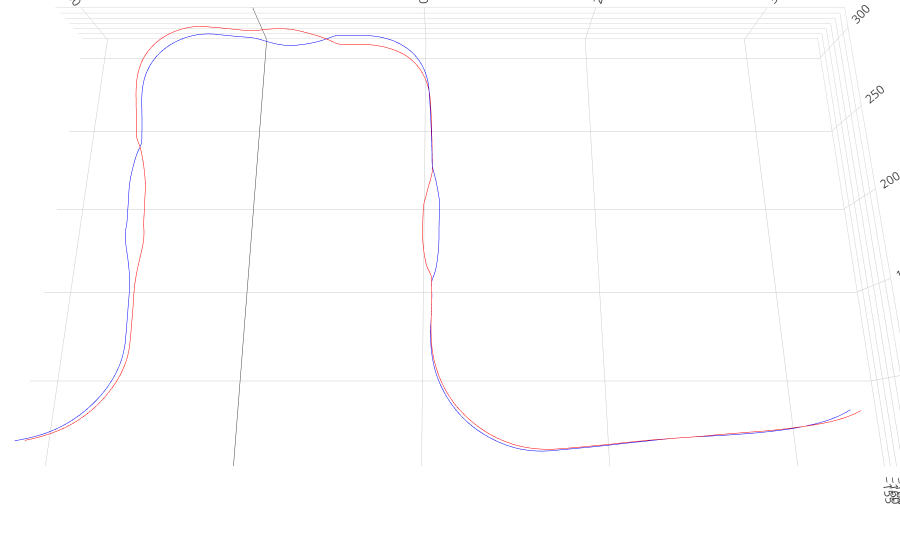

This figure's notebook cell:
### Code cell
from flightplotting.plots import plotsec
plotsec(man.get_data(aligned))

### Figure 1 — Plotly figure (JSON) as saved in the notebook; plotly's stock layout.template omitted (floating-point values rounded to 4 significant figures; data arrays with more than 128 entries replaced by an {"elided": "..."} marker saying what was removed)
{"data": [{"hoverinfo": "text", "line": {"color": "blue", "width": 1}, "mode": "lines", "name": "trace3d", "showlegend": false, "text": {"elided": "700 str values"}, "type": "scatter3d", "x": {"elided": "700 float values"}, "y": {"elided": "700 float values"}, "z": {"elided": "700 float values"}}, {"hoverinfo": "text", "line": {"color": "red", "width": 1}, "mode": "lines", "name": "trace3d", "showlegend": false, "text": {"elided": "700 str values"}, "type": "scatter3d", "x": {"elided": "700 float values"}, "y": {"elided": "700 float values"}, "z": {"elided": "700 float values"}}], "layout": {}}
